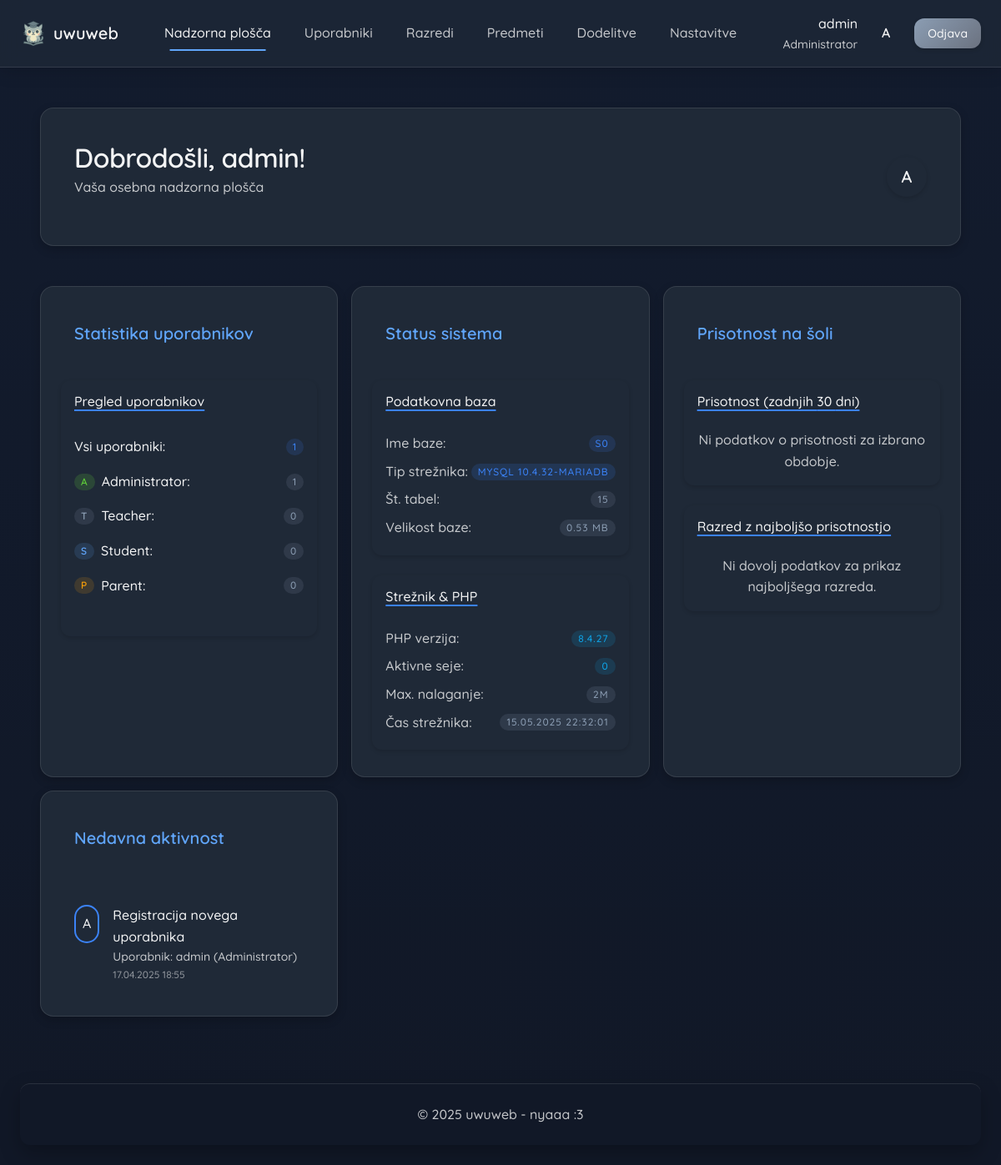
/dashboard.php (signed in), run on the app's committed database.
### tables this page shows
CREATE TABLE roles
(
    role_id INT AUTO_INCREMENT PRIMARY KEY,
    name VARCHAR(50) NOT NULL
);

CREATE TABLE users
(
    user_id   INT AUTO_INCREMENT PRIMARY KEY,
    username  VARCHAR(50)  NOT NULL,
    pass_hash VARCHAR(255) NOT NULL,
    role_id   INT          NOT NULL,
    created_at TIMESTAMP DEFAULT CURRENT_TIMESTAMP,
    CONSTRAINT username UNIQUE (username),
    CONSTRAINT users_ibfk_1 FOREIGN KEY (role_id) REFERENCES roles (role_id)
);

### admin/admin_functions.php (the view, shortened to what the rows shown need)
<?php
require_once __DIR__ . '/../includes/auth.php';
require_once __DIR__ . '/../includes/functions.php';
function renderAdminUserStatsWidget(): string
{
    try {
        $db = getDBConnection();
        $roleQuery = "SELECT r.role_id, r.name, COUNT(u.user_id) as count
                     FROM roles r
                     LEFT JOIN users u ON r.role_id = u.role_id
                     GROUP BY r.role_id, r.name
                     ORDER BY r.role_id";
        $roleStmt = $db->query($roleQuery);
        $roleStats = $roleStmt->fetchAll(PDO::FETCH_ASSOC);
        $recentQuery = "SELECT u.user_id, u.username, u.created_at, r.name as role_name
                       FROM users u
                       JOIN roles r ON u.role_id = r.role_id
                       WHERE u.created_at > DATE_SUB(NOW(), INTERVAL 7 DAY)
                       ORDER BY u.created_at DESC
                       LIMIT 5";
        $recentStmt = $db->query($recentQuery);
        $recentUsers = $recentStmt->fetchAll(PDO::FETCH_ASSOC);
        $totalUsers = array_sum(array_column($roleStats, 'count'));
        $output = '<div class="d-flex flex-column h-full">';
        $output .= '<div class="rounded p-0 shadow-sm flex-grow-1 d-flex flex-column">';
        $output .= '<h5 class="m-0 mt-md ml-md mb-sm card-subtitle font-medium border-bottom">Pregled uporabnikov</h5>';
        $output .= '<div class="p-md flex-grow-1" style="overflow-y: auto;">';
        $output .= '<div class="mb-lg">';
        $output .= '<div class="d-flex justify-between items-center py-sm border-bottom">';
        $output .= '<span class="font-medium">Vsi uporabniki:</span>';
        $output .= '<span class="badge badge-primary">' . $totalUsers . '</span>';
        $output .= '</div>';
        foreach ($roleStats as $role) {
            $roleName = strtolower($role['name']);
            $roleClass = match ($roleName) {
                'teacher' => 'role-teacher',
                'student' => 'role-student',
                'parent' => 'role-parent',
                default => 'role-admin',
            };
            $output .= '<div class="d-flex justify-between items-center py-sm border-bottom">';
            $output .= '<div class="d-flex items-center">';
            $output .= '<span class="role-badge ' . $roleClass . ' mr-sm">' . strtoupper(substr($role['name'], 0, 1)) . '</span>';
            $output .= '<span>' . htmlspecialchars(ucfirst($role['name'])) . ':</span>';
            $output .= '</div>';
            $output .= '<span class="badge badge-secondary">' . $role['count'] . '</span>';
            $output .= '</div>';
        }
        $output .= '</div>';
        $output .= '</div>';
        $output .= '</div>';
        $output .= '</div>';
        return $output;
    } catch (Exception $e) {
        error_log("Error in renderAdminUserStatsWidget: " . $e->getMessage());
        return renderPlaceholderWidget('Napaka pri pridobivanju podatkov o uporabnikih.');
    }
}

### dashboard.php (shortened to what the rows shown need)
<?php
require_once 'includes/auth.php';
require_once 'includes/functions.php';
$userRole = getUserRole();
if ($userRole === ROLE_ADMIN) require_once 'admin/admin_functions.php'; elseif ($userRole === ROLE_TEACHER) require_once 'teacher/teacher_functions.php';
elseif ($userRole === ROLE_STUDENT) require_once 'student/student_functions.php';
elseif ($userRole === ROLE_PARENT) require_once 'parent/parent_functions.php';
require_once 'includes/header.php';
$userRole = getUserRole();
$widgets = getWidgetsByRole($userRole);
$userInfo = getUserInfo($_SESSION['user_id']);
?>
<div class="container py-lg">
    <div class="card mb-lg shadow page-transition">
        <div class="d-flex justify-between items-center px-md py-md">
            <div>
                <h1 class="mt-0 mb-xs">
                    Dobrodošli, <?= htmlspecialchars($userInfo['first_name'] ?? $_SESSION['username']) ?>!</h1>
            </div>
        </div>
    </div>
    <div class="dashboard-grid gap-md">
        <?php foreach ($widgets as $key => $widget): ?>
            <div class="card card-entrance shadow">
                <div class="card__title px-md py-md">
                    <?= htmlspecialchars($widget['title']) ?>
                </div>
                <div class="card__content py-sm">
                    <?php
                    if (function_exists($widget['function'])) echo call_user_func($widget['function']); else echo '<p class="text-disabled">Vsebina pripomočka ni na voljo</p>';
                    ?>
                </div>
            </div>
        <?php endforeach; ?>
    </div>

### includes/functions.php (shortened to what the rows shown need)
<?php
require_once __DIR__ . '/auth.php';
function getUserInfo(int $userId): ?array
{
    try {
        $db = getDBConnection();
        $db->beginTransaction();
        $query = "SELECT u.user_id, u.username, u.role_id, r.name as role_name
                  FROM users u
                  JOIN roles r ON u.role_id = r.role_id
                  WHERE u.user_id = :user_id";
        $stmt = $db->prepare($query);
        $stmt->bindParam(':user_id', $userId, PDO::PARAM_INT);
        $stmt->execute();
        $user = $stmt->fetch(PDO::FETCH_ASSOC);
        $db->commit();
        return $user;
    } catch (PDOException $e) {
        if (isset($db) && $db->inTransaction()) $db->rollBack();
        logDBError("Error in getUserInfo: " . $e->getMessage());
        return null;
    }
}
function getWidgetsByRole(int $role): array
{
    $widgets = [];
    switch ($role) {
        case ROLE_ADMIN:
            $widgets[] = [
                'title' => 'Statistika uporabnikov',
                'function' => 'renderAdminUserStatsWidget'
            ];
            $widgets[] = [
                'title' => 'Status sistema',
                'function' => 'renderAdminSystemStatusWidget'
            ];
            $widgets[] = [
                'title' => 'Prisotnost na šoli',
                'function' => 'renderAdminAttendanceWidget'
            ];
            $widgets[] = [
                'title' => 'Nedavna aktivnost',
                'function' => 'renderRecentActivityWidget'
            ];
            break;
    }
    return $widgets;
}
function renderRecentActivityWidget(): string
{
    $roleId = getUserRole();
    try {
        $db = getDBConnection();
        $activities = [];
        $limit = 5;
        switch ($roleId) {
            case ROLE_ADMIN:
                $query = "SELECT 'user_activity' as type, u.username, r.name as role_name,
                          u.created_at as activity_date, 'Registracija novega uporabnika' as description
                          FROM users u
                          JOIN roles r ON u.role_id = r.role_id
                          ORDER BY u.created_at DESC
                          LIMIT :limit";
                $stmt = $db->prepare($query);
                $stmt->bindParam(':limit', $limit, PDO::PARAM_INT);
                $stmt->execute();
                $activities = $stmt->fetchAll(PDO::FETCH_ASSOC);
                break;
        }
        $html = '</div><ul class="list-unstyled m-0 rounded">';
        foreach ($activities as $activity) {
            $html .= '<li class="d-flex items-start gap-md p-md' . (next($activities) ? ' border-bottom' : '') . '">';
            switch ($roleId) {
                case ROLE_ADMIN:
                    $iconClass = 'profile-admin';
                    $html .= '<div class="rounded-full p-sm ' . $iconClass . ' text-white">A</div>';
                    $html .= '<div class="flex-grow-1">';
                    $html .= '<span class="font-medium d-block">' . htmlspecialchars($activity['description']) . '</span>';
                    $html .= '<span class="text-sm text-secondary d-block">Uporabnik: ' . htmlspecialchars($activity['username']) .
                        ' (' . htmlspecialchars($activity['role_name']) . ')</span>';
                    $html .= '<span class="text-xs text-disabled d-block">' . date('d.m.Y H:i', strtotime($activity['activity_date'])) . '</span>';
                    $html .= '</div>';
                    break;
            }
            $html .= '</li>';
        }
        $html .= '</ul>';
        return $html;
    } catch (PDOException $e) {
        logDBError("Error in renderRecentActivityWidget: " . $e->getMessage());
        return renderPlaceholderWidget('Napaka pri pridobivanju podatkov o nedavnih aktivnostih.');
    }
}

### data on the page
roles: name "A", name "Administrator", count "1"
roles: name "T", name "Teacher", count "0"
roles: name "S", name "Student", count "0"
roles: name "P", name "Parent", count "0"
users: description "Registracija novega uporabnika", username "admin", role.name "Administrator", created_at "17.04.2025 18:55"

### other printed values
$username "admin"
$roleName "Administrator"
mb_substr($username, 0, 1) "A"
$userInfo['first_name'] "admin"
$_SESSION['username'][0] "A"
$widget['title'] "Statistika uporabnikov"
$totalUsers "1"
$widget['title'] "Status sistema"
$item['label'] "Ime baze:"
$item['value'] "S0"
$item['label'] "Tip strežnika:"
$item['value'] "MYSQL 10.4.32-MARIADB"
$item['label'] "Št. tabel:"
$item['value'] "15"
$item['label'] "Velikost baze:"
